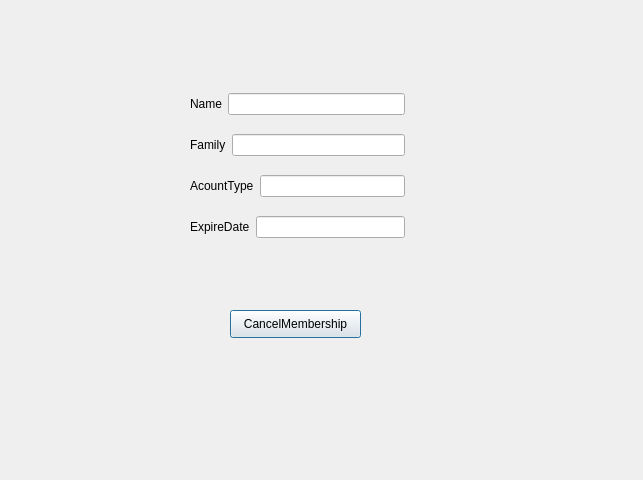
<?xml version="1.0" encoding="UTF-8"?>
<ui version="4.0">
 <class>Window_ViewAccount</class>
 <widget class="QDialog" name="Window_ViewAccount">
  <property name="geometry">
   <rect>
    <x>0</x>
    <y>0</y>
    <width>643</width>
    <height>480</height>
   </rect>
  </property>
  <property name="windowTitle">
   <string>Dialog</string>
  </property>
  <widget class="QPushButton" name="pushButton_CancelMembership">
   <property name="geometry">
    <rect>
     <x>230</x>
     <y>310</y>
     <width>131</width>
     <height>28</height>
    </rect>
   </property>
   <property name="text">
    <string>CancelMembership</string>
   </property>
  </widget>
  <widget class="QWidget" name="">
   <property name="geometry">
    <rect>
     <x>190</x>
     <y>80</y>
     <width>215</width>
     <height>171</height>
    </rect>
   </property>
   <layout class="QVBoxLayout" name="verticalLayout">
    <item>
     <layout class="QHBoxLayout" name="horizontalLayout">
      <item>
       <widget class="QLabel" name="label_Name">
        <property name="text">
         <string>Name</string>
        </property>
       </widget>
      </item>
      <item>
       <widget class="QLineEdit" name="lineEdit_Name">
        <property name="enabled">
         <bool>true</bool>
        </property>
       </widget>
      </item>
     </layout>
    </item>
    <item>
     <layout class="QHBoxLayout" name="horizontalLayout_2">
      <item>
       <widget class="QLabel" name="label_Family">
        <property name="text">
         <string>Family</string>
        </property>
       </widget>
      </item>
      <item>
       <widget class="QLineEdit" name="lineEdit_Family"/>
      </item>
     </layout>
    </item>
    <item>
     <layout class="QHBoxLayout" name="horizontalLayout_3">
      <item>
       <widget class="QLabel" name="label_AccountType">
        <property name="text">
         <string>AcountType</string>
        </property>
       </widget>
      </item>
      <item>
       <widget class="QLineEdit" name="lineEdit_AccountType"/>
      </item>
     </layout>
    </item>
    <item>
     <layout class="QHBoxLayout" name="horizontalLayout_4">
      <item>
       <widget class="QLabel" name="label_ExpireDate">
        <property name="text">
         <string>ExpireDate</string>
        </property>
       </widget>
      </item>
      <item>
       <widget class="QLineEdit" name="lineEdit_ExpireDate"/>
      </item>
     </layout>
    </item>
   </layout>
  </widget>
 </widget>
 <resources/>
 <connections/>
</ui>
